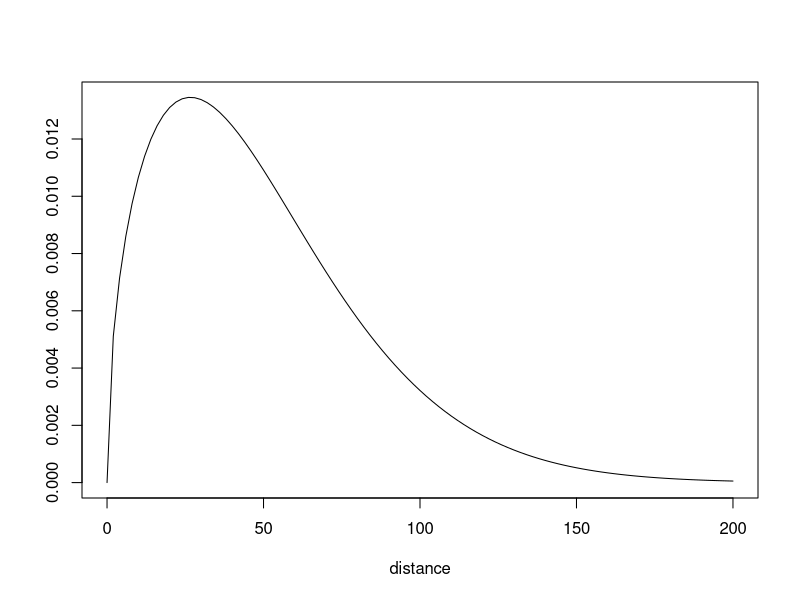
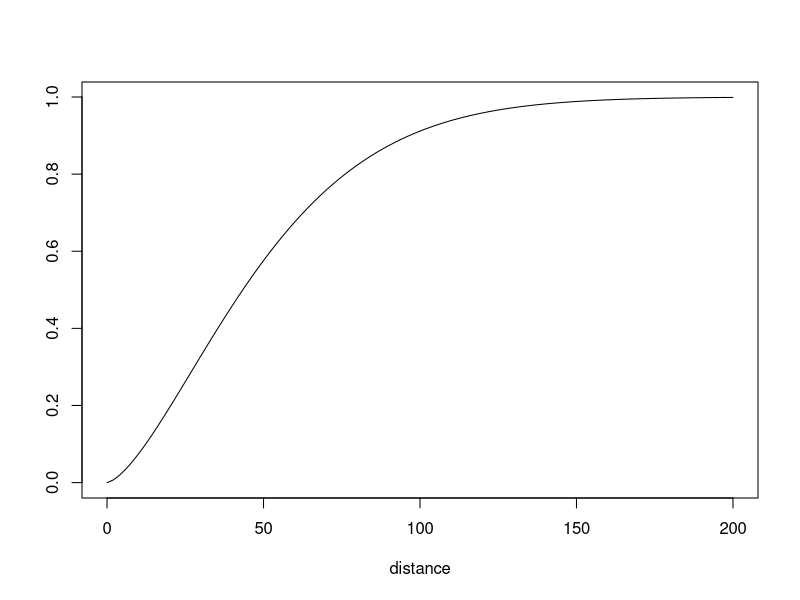

These figures' R source, in order:
## Parameters for the time to event:
rho <- 1.5
mean <- 50

# Calculate parameters for Weibull:
intercept <- (log(mean) - log(gamma(1 + 1 / rho))) * -rho
scale <- exp(intercept)^ (-1 / rho)

# Just needed for plotting:
MaxT <- 200

# This is the density of distances travelled:
curve(dweibull(x, rho, scale),
    from = 0, to = MaxT, ylab = "", xlab = "distance"
)

# And this is the cumulative proportion by distances travelled:
curve(pweibull(x, rho, scale),
    from = 0, to = MaxT, ylab = "", xlab = "distance"
)

# So the cumulative hazard of settling by x km is:
x <- 10
(p_x <- pweibull(x, rho, scale))

# And the integrated (total) hazard of settling between x km and y km is:
y <- 15
p_y <- pweibull(y, rho, scale)
(p_y - p_x)

# So the total hazard of settling between x km and y km conditional
#  on having made it as far as x km is:
(p_y - p_x) / (1 - p_x)

# And the instantaneous hazard of settling at x km conditional
# on having made it as far as x km is:
dweibull(x, rho, scale) / (1 - pweibull(x, rho, scale))

# With small enough x/rho then this is the same as:
rho * x^(rho - 1) * exp(intercept)
# BUT as x gets larger, they diverge...